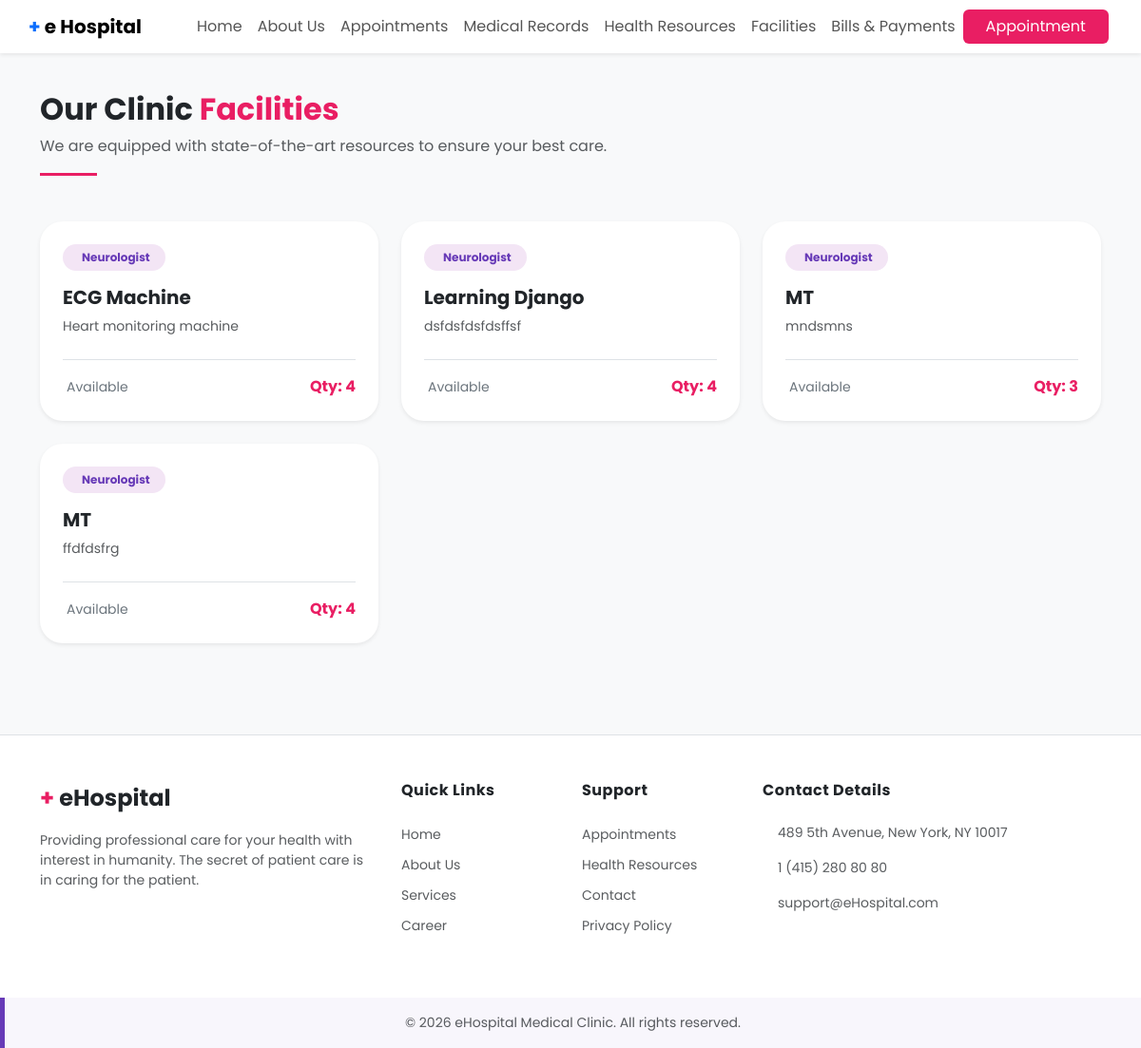
/patient/resource/, run on the app's committed database.
### facility/models.py (models this page shows, shortened)
class Resource(models.Model):
    name = models.CharField(max_length=100)
    department = models.ForeignKey(Department, on_delete=models.CASCADE)
    quantity = models.PositiveIntegerField()
    description = models.TextField(blank=True, null=True)

class Department(models.Model):
    name = models.CharField(max_length=100)
    location = models.ForeignKey(Location, on_delete=models.CASCADE)

### patientapp/views.py (the view)
# urls.py: path('resource/', views.patient_facility_view, name='resource_view'),
def patient_facility_view(request):
    resources = Resource.objects.all().select_related('department')
    return render(request, 'patient/resource_view.html', {'resources': resources})

### templates/patient/resource_view.html (shortened to what this page needs)
{% extends "patient/base.html" %}
{% block content %}
<div class="container py-5">
    <div class="mb-5">
        <h2 class="fw-bold text-dark">Our Clinic <span class="text-pink">Facilities</span></h2>
        <p class="text-muted">We are equipped with state-of-the-art resources to ensure your best care.</p>
        <div class="bg-pink" style="height: 3px; width: 60px;"></div>
    </div>
    <div class="row g-4">
        {% for resource in resources %}
        <div class="col-md-6 col-lg-4">
            <div class="card h-100 border-0 shadow-sm rounded-4 facility-card">
                <div class="card-body p-4">
                    <span class="badge bg-purple-light text-purple mb-3 px-3 py-2 rounded-pill">
                         {{ resource.department.name }}
                    </span>
                    <h5 class="fw-bold text-dark mb-2">{{ resource.name }}</h5>
                    <p class="text-muted small mb-4">
                        {{ resource.description|default:"Top-tier medical resource available for patient care." }}
                    </p>
                    <div class="d-flex justify-content-between align-items-center mt-auto pt-3 border-top">
                        <span class="text-secondary small">
                             Available
                        </span>
                        <span class="fw-bold text-pink">
                            Qty: {{ resource.quantity }}
                        </span>
                    </div>
                </div>
            </div>
        </div>
        {% empty %}
        <div class="col-12 text-center py-5">
            <i class="fas fa-box-open fa-3x text-light mb-3"></i>
            <p class="text-muted">No facility information available at the moment.</p>
        </div>
        {% endfor %}
    </div>
</div>
{% endblock %}

### static/css/patient_base.css (style rules this page uses)
:root { --pink-color: #e91e63; --purple-color: #673ab7; }
body { font-family: 'Poppins', sans-serif; background-color: #f8f9fa; }
.text-pink { color: var(--pink-color); }
.text-pink { color: #e91e63 !important; }
.text-purple { color: #673ab7; }
.bg-purple-light { background-color: #f3e5f5; }
.bg-pink { background-color: #e91e63 !important; }
.card { border-radius: 15px; }
.text-purple { color: #673ab7 !important; }
.bg-purple-light { background-color: #f3e5f5 !important; }
.rounded-4 { border-radius: 1rem !important; }
.rounded-4 { border-radius: 1.25rem !important; }
body { display: flex; flex-direction: column; min-height: 100vh; }
.rounded-4 { border-radius: 1.5rem !important; }
.facility-card { border-radius: 15px; overflow: hidden; transition: transform 0.3s ease, box-shadow 0.3s ease; }

### templates/patient/resource_view.html (style rules this page uses)
.bg-purple-light { background-color: #f3e5f5; }
.text-purple { color: #673ab7; }
.text-pink { color: #e91e63; }
.facility-card { transition: transform 0.3s ease; }

### data on the page
Resource: department.name "Neurologist", name "ECG Machine", description "Heart monitoring machine", quantity "4"
Resource: department.name "Neurologist", name "Learning Django", description "dsfdsfdsfdsffsf", quantity "4"
Resource: department.name "Neurologist", name "MT", description "mndsmns", quantity "3"
Resource: department.name "Neurologist", name "MT", description "ffdfdsfrg", quantity "4"
